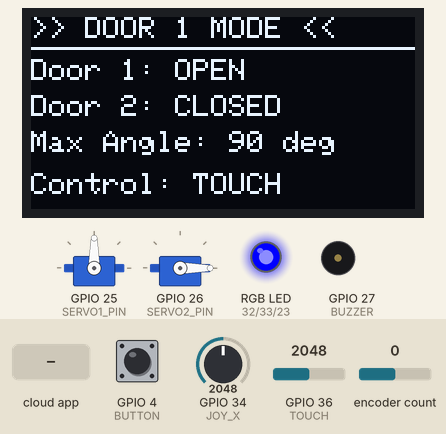
This sketch was run on a simulated ESP32. On the bench: 2 × servo, 128×64 one-colour display, an RGB LED mixed from three pins (HIGH = lit), buzzer (waves = sounding, pin HIGH). Inputs (shaded band) come from the test bench; at power-on: GPIO 4 (BUTTON) HIGH, GPIO 34 (JOY_X) = 2048, GPIO 36 (TOUCH) = 2048, encoder count 0. WiFi joins after 1.5 s; servers stay silent unless stated; no MQTT or app messages arrive unless stated; pins used as bus, display or sensor lines are not drawn; what the sketch prints to the serial monitor is not drawn.

Above: at 2.8 s.
2.9 s: GPIO 4 (BUTTON) pulled LOW for 0.15 s
At 3.4 s:
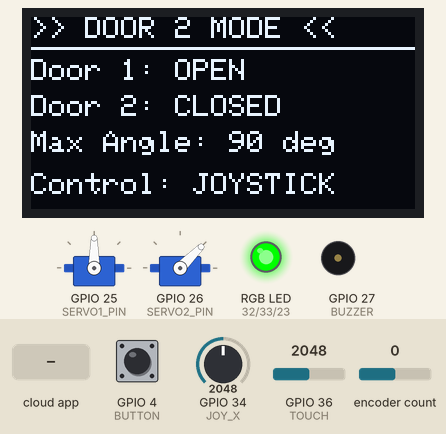
4.5 s: GPIO 34 (JOY_X) set to 2171
At 5.7 s:
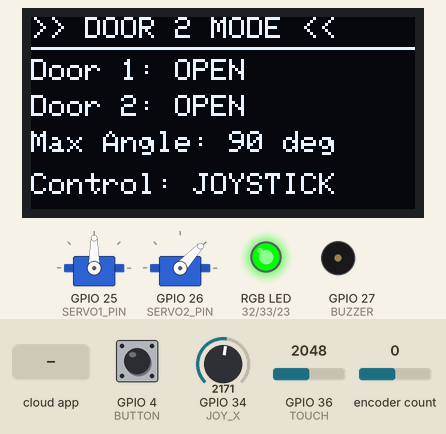
6.0 s: the phone or cloud app sets commands to mode_door1
At 6.8 s:
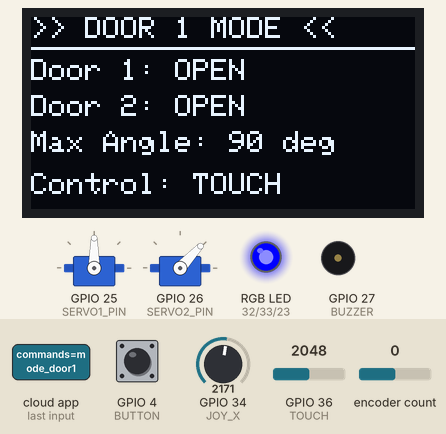
7.5 s: GPIO 4 (BUTTON) pulled LOW for 1 s
At 8.4 s:
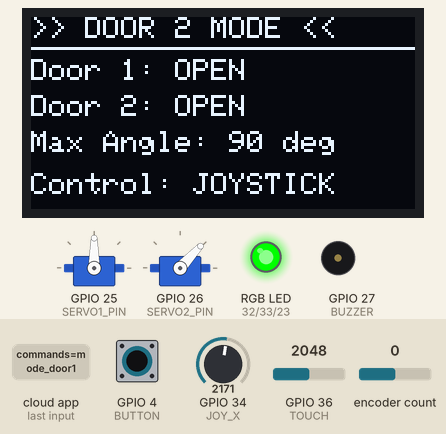
10.0 s: GPIO 4 (BUTTON) pulled LOW for 0.15 s
At 11.3 s:
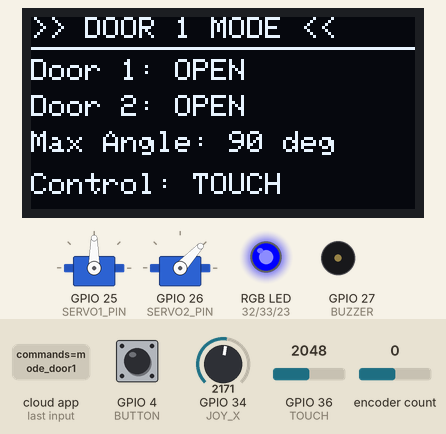
11.6 s: the phone or cloud app sets commands to door1_close
At 12.8 s:
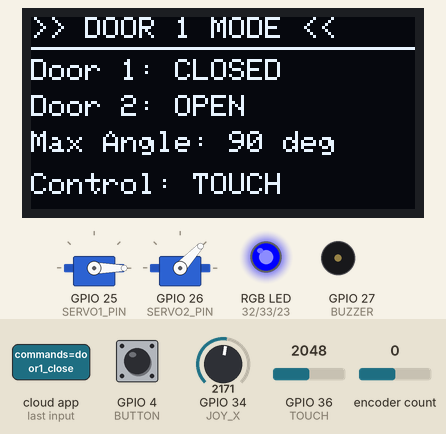
Timing chart, 0 to 14.1 s (numbered marks = the images above; inputs shaded):
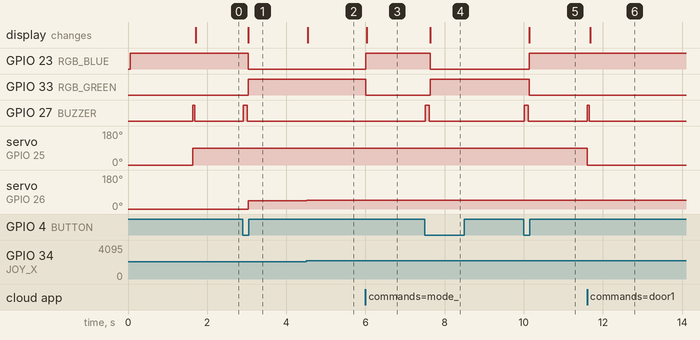

Measured:
- the behaviour switches between 2138 and 2139 on GPIO 34 (JOY_X) (found by bisection; images 1 and 2)
- after the input at 2.9 s, GPIO 23 (RGB_BLUE): HIGH → LOW after 0.13 s; GPIO 33 (RGB_GREEN): LOW → HIGH after 0.13 s; GPIO 27 (BUZZER): LOW → HIGH at once, → LOW 0.10 s later; servo on GPIO 26 (SERVO2_PIN): 0° → 45° after 0.14 s; the display: changes after 0.14 s (image 1)
- after the input at 4.5 s, servo on GPIO 26 (SERVO2_PIN): 45° → 47° at once; the display: changes at once (image 2)
- after the input at 6.0 s, GPIO 23 (RGB_BLUE): LOW → HIGH at once; GPIO 33 (RGB_GREEN): HIGH → LOW at once; the display: changes at once (image 3)
- after the input at 7.5 s, GPIO 23 (RGB_BLUE): HIGH → LOW after 0.14 s; GPIO 33 (RGB_GREEN): LOW → HIGH after 0.14 s; GPIO 27 (BUZZER): LOW → HIGH at once, → LOW 0.10 s later; the display: changes after 0.14 s (image 4)
- after the input at 10.0 s, GPIO 23 (RGB_BLUE): LOW → HIGH after 0.14 s; GPIO 33 (RGB_GREEN): HIGH → LOW after 0.14 s; GPIO 27 (BUZZER): LOW → HIGH at once, → LOW 0.10 s later; the display: changes after 0.14 s (image 5)
- after the input at 11.6 s, GPIO 27 (BUZZER): LOW → HIGH at once, → LOW 0.05 s later; servo on GPIO 25 (SERVO1_PIN): 90° → 0° at once; the display: changes after 0.08 s (image 6)

The sketch:

door_controller_final.ino
```cpp
// ============================================================
//  DOOR CONTROLLER — ESP32  (Digital Twin Edition)
//  Servo 1 (Door 1): Analog touch sensor — GPIO 36
//  Servo 2 (Door 2): Joystick X-axis   — GPIO 34
//  Mode switch     : Button            — GPIO 4  (debounced)
//  Max angle       : Rotary encoder    — GPIO 18/19
//  Cloud           : HiveMQ MQTT over SSL
//  Commands        : Subscribes to "commands/" topic
// ============================================================

#include <Wire.h>
#include <Adafruit_GFX.h>
#include <Adafruit_SSD1306.h>
#include <ESP32Servo.h>
#include <ESP32Encoder.h>
#include <WiFi.h>
#include <WiFiClientSecure.h>
#include <Adafruit_MQTT.h>
#include <Adafruit_MQTT_Client.h>

// ------------------------------------------------------------
// *** CONFIGURE THESE ***
// ------------------------------------------------------------
#define WIFI_SSID    "WIFI_SSID"
#define WIFI_PASS    "WIFI_PASSWORD"
#define MQTT_SERVER  "URL"
#define MQTT_PORT    8883
#define MQTT_USER    "Username"
#define MQTT_PASS    "Password"
#define TOPIC_STATE  "doorcontroller/state"
#define TOPIC_CMD    "doorcontroller/commands"
// ------------------------------------------------------------

// OLED
#define SCREEN_WIDTH  128
#define SCREEN_HEIGHT 64
Adafruit_SSD1306 display(SCREEN_WIDTH, SCREEN_HEIGHT, &Wire, -1);

// Pins
#define BUTTON      4
#define TOUCH       36     // analog touch sensor
#define JOY_X       34
#define JOY_Y       35
#define JOY_BTN     17
#define ENC_CLK     18
#define ENC_DT      19
#define ENC_SW      5
#define SERVO1_PIN  25
#define SERVO2_PIN  26
#define BUZZER      27
#define RGB_RED     32
#define RGB_GREEN   33
#define RGB_BLUE    23
#define TWO_COLOR   13

#define TOUCH_THRESHOLD 100

// Objects
Servo        door1;
Servo        door2;
ESP32Encoder encoder;

// WiFi & MQTT
WiFiClientSecure         wifiClient;
Adafruit_MQTT_Client     mqtt(&wifiClient, MQTT_SERVER, MQTT_PORT, MQTT_USER, MQTT_PASS);

// Publish  — sensor state → dashboard
Adafruit_MQTT_Publish    feedState = Adafruit_MQTT_Publish(&mqtt, TOPIC_STATE);

// Subscribe — dashboard commands → ESP32
Adafruit_MQTT_Subscribe  cmdFeed   = Adafruit_MQTT_Subscribe(&mqtt, TOPIC_CMD);

// State
bool mode            = false;   // false=Door1(touch)  true=Door2(joystick)
bool door1Open       = false;
bool door2Open       = false;
bool lastButtonState = HIGH;
int  maxAngle        = 90;
int  lastEncoderVal  = 0;
int  lastJoyAngle    = -1;

// Timing
unsigned long lastPublishMs = 0;
#define PUBLISH_INTERVAL 200

// ============================================================
//  SETUP
// ============================================================
void setup() {
    Serial.begin(115200);

    pinMode(BUTTON,    INPUT_PULLUP);
    pinMode(TOUCH,     INPUT);
    pinMode(JOY_BTN,   INPUT_PULLUP);
    pinMode(ENC_SW,    INPUT_PULLUP);
    pinMode(TWO_COLOR, OUTPUT);
    pinMode(RGB_RED,   OUTPUT);
    pinMode(RGB_GREEN, OUTPUT);
    pinMode(RGB_BLUE,  OUTPUT);
    pinMode(BUZZER,    OUTPUT);

    door1.attach(SERVO1_PIN);
    door2.attach(SERVO2_PIN);
    door1.write(0);
    door2.write(0);

    encoder.attachHalfQuad(ENC_CLK, ENC_DT);
    encoder.setCount(90);

    if (!display.begin(SSD1306_SWITCHCAPVCC, 0x3C)) {
        Serial.println("OLED not found — continuing");
    }

    updateDisplay();
    setRGB();

    connectWiFi();
    wifiClient.setInsecure();   // SSL without cert verification
    connectMQTT();

    publishState(0);
}

// ============================================================
//  LOOP
// ============================================================
void loop() {
    handleButton();
    handleEncoder();

    if (!mode) {
        handleDoor1();
    } else {
        handleDoor2();
    }

    // Handle incoming commands from dashboard
    handleCommands();

    // Publish state periodically
    if (millis() - lastPublishMs > PUBLISH_INTERVAL) {
        int joyAngle = map(analogRead(JOY_X), 0, 4095, 0, maxAngle);
        publishState(joyAngle);
        lastPublishMs = millis();
    }

    // Keep MQTT alive
    mqtt.processPackets(10);
    if (!mqtt.ping()) connectMQTT();
}

// ============================================================
//  BUTTON — debounced mode switch
// ============================================================
void handleButton() {
    static unsigned long lastDebounceTime = 0;
    bool currentState = digitalRead(BUTTON);

    if (currentState == LOW && lastButtonState == HIGH) {
        if (millis() - lastDebounceTime > 200) {
            mode = !mode;
            beep(100);
            updateDisplay();
            setRGB();
            lastDebounceTime = millis();
            Serial.println(mode ? "Mode: DOOR2 (joystick)" : "Mode: DOOR1 (touch)");
        }
    }
    lastButtonState = currentState;
}

// ============================================================
//  ENCODER — sets maxAngle (10–180°)
// ============================================================
void handleEncoder() {
    int encoderVal = constrain(encoder.getCount(), 10, 180);
    encoder.setCount(encoderVal);

    if (encoderVal != lastEncoderVal) {
        maxAngle = encoderVal;
        lastEncoderVal = encoderVal;
        updateDisplay();
        Serial.print("Max angle: ");
        Serial.println(maxAngle);
    }
}

// ============================================================
//  DOOR 1 — analog touch sensor toggles servo
// ============================================================
void handleDoor1() {
    static bool lastTouchState = false;
    int  touchVal   = analogRead(TOUCH);
    bool touchState = touchVal > TOUCH_THRESHOLD;

    if (touchState && !lastTouchState) {
        door1Open = !door1Open;
        door1.write(door1Open ? maxAngle : 0);
        digitalWrite(TWO_COLOR, door1Open ? HIGH : LOW);
        beep(50);
        updateDisplay();
        Serial.println(door1Open ? "Door1 OPEN" : "Door1 CLOSED");
    }
    lastTouchState = touchState;
}

// ============================================================
//  DOOR 2 — joystick X controls servo continuously
// ============================================================
void handleDoor2() {
    int joyX  = analogRead(JOY_X);
    int angle = map(joyX, 0, 4095, 0, maxAngle);

    if (abs(angle - lastJoyAngle) > 1) {
        door2.write(angle);
        digitalWrite(TWO_COLOR, door1Open ? HIGH : LOW);
        door2Open    = angle > (maxAngle / 2);
        lastJoyAngle = angle;
        updateDisplay();
    }
}

// ============================================================
//  COMMAND HANDLER — receives instructions from dashboard
// ============================================================
void handleCommands() {
    Adafruit_MQTT_Subscribe *sub;
    while ((sub = mqtt.readSubscription(5))) {
        if (sub == &cmdFeed) {
            String cmd = String((char *)cmdFeed.lastread);
            cmd.trim();
            Serial.println("Command received: " + cmd);

            if (cmd == "door1_open") {
                door1Open = true;
                door1.write(maxAngle);
                digitalWrite(TWO_COLOR, HIGH);
                beep(50);
            }
            else if (cmd == "door1_close") {
                door1Open = false;
                door1.write(0);
                digitalWrite(TWO_COLOR, LOW);
                beep(50);
            }
            else if (cmd == "door2_open") {
                door2Open = true;
                door2.write(maxAngle);
                beep(50);
            }
            else if (cmd == "door2_close") {
                door2Open = false;
                door2.write(0);
                beep(50);
            }
            else if (cmd == "mode_door1") {
                mode = false;
                setRGB();
            }
            else if (cmd == "mode_door2") {
                mode = true;
                setRGB();
            }
            else if (cmd.startsWith("angle:")) {
                int val = cmd.substring(6).toInt();
                if (val >= 10 && val <= 180) {
                    maxAngle = val;
                    encoder.setCount(val);
                }
            }

            updateDisplay();
        }
    }
}

// ============================================================
//  OLED
// ============================================================
void updateDisplay() {
    display.clearDisplay();
    display.setTextColor(WHITE);
    display.setTextSize(1);

    display.setCursor(0, 0);
    display.println(mode ? ">> DOOR 2 MODE <<" : ">> DOOR 1 MODE <<");
    display.drawLine(0, 10, 128, 10, WHITE);

    display.setCursor(0, 14);
    display.print("Door 1: ");
    display.println(door1Open ? "OPEN" : "CLOSED");

    display.setCursor(0, 26);
    display.print("Door 2: ");
    display.println(door2Open ? "OPEN" : "CLOSED");

    display.setCursor(0, 38);
    display.print("Max Angle: ");
    display.print(maxAngle);
    display.println(" deg");

    display.setCursor(0, 52);
    display.println(!mode ? "Control: TOUCH" : "Control: JOYSTICK");

    display.display();
}

// ============================================================
//  RGB
// ============================================================
void setRGB() {
    digitalWrite(RGB_RED,   LOW);
    digitalWrite(RGB_GREEN, LOW);
    digitalWrite(RGB_BLUE,  LOW);
    if (!mode) {
        digitalWrite(RGB_BLUE,  HIGH);
    } else {
        digitalWrite(RGB_GREEN, HIGH);
    }
}

// ============================================================
//  BUZZER
// ============================================================
void beep(int duration) {
    digitalWrite(BUZZER, HIGH);
    delay(duration);
    digitalWrite(BUZZER, LOW);
}

// ============================================================
//  WIFI
// ============================================================
void connectWiFi() {
    Serial.print("Connecting to WiFi");
    WiFi.begin(WIFI_SSID, WIFI_PASS);
    int retries = 0;
    while (WiFi.status() != WL_CONNECTED && retries < 20) {
        delay(500);
        Serial.print(".");
        retries++;
    }
    if (WiFi.status() == WL_CONNECTED) {
        Serial.println("\nWiFi connected! IP: " + WiFi.localIP().toString());
    } else {
        Serial.println("\nWiFi FAILED — running offline");
    }
}

// ============================================================
//  MQTT
// ============================================================
void connectMQTT() {
    if (WiFi.status() != WL_CONNECTED) return;

    mqtt.subscribe(&cmdFeed);   // register subscription before connecting

    Serial.print("Connecting to HiveMQ");
    int retries = 0;
    int8_t ret;
    while ((ret = mqtt.connect()) != 0 && retries < 5) {
        Serial.println(" Error: " + String(mqtt.connectErrorString(ret)));
        mqtt.disconnect();
        delay(2000);
        retries++;
    }
    if (mqtt.connected()) {
        Serial.println("\nHiveMQ connected!");
    } else {
        Serial.println("\nMQTT FAILED — running offline");
    }
}

// ============================================================
//  PUBLISH STATE
// ============================================================
void publishState(int joyAngle) {
    if (!mqtt.connected()) {
        connectMQTT();
        if (!mqtt.connected()) return;
    }

    String json = "{";
    json += "\"door1\":\""  + String(door1Open ? "OPEN" : "CLOSED") + "\",";
    json += "\"door2\":\""  + String(door2Open ? "OPEN" : "CLOSED") + "\",";
    json += "\"mode\":\""   + String(mode ? "DOOR2" : "DOOR1")      + "\",";
    json += "\"maxAngle\":" + String(maxAngle)                       + ",";
    json += "\"joyAngle\":" + String(joyAngle);
    json += "}";

    if (feedState.publish(json.c_str())) {
        Serial.println("Published: " + json);
    } else {
        Serial.println("Publish failed");
    }
}
```
